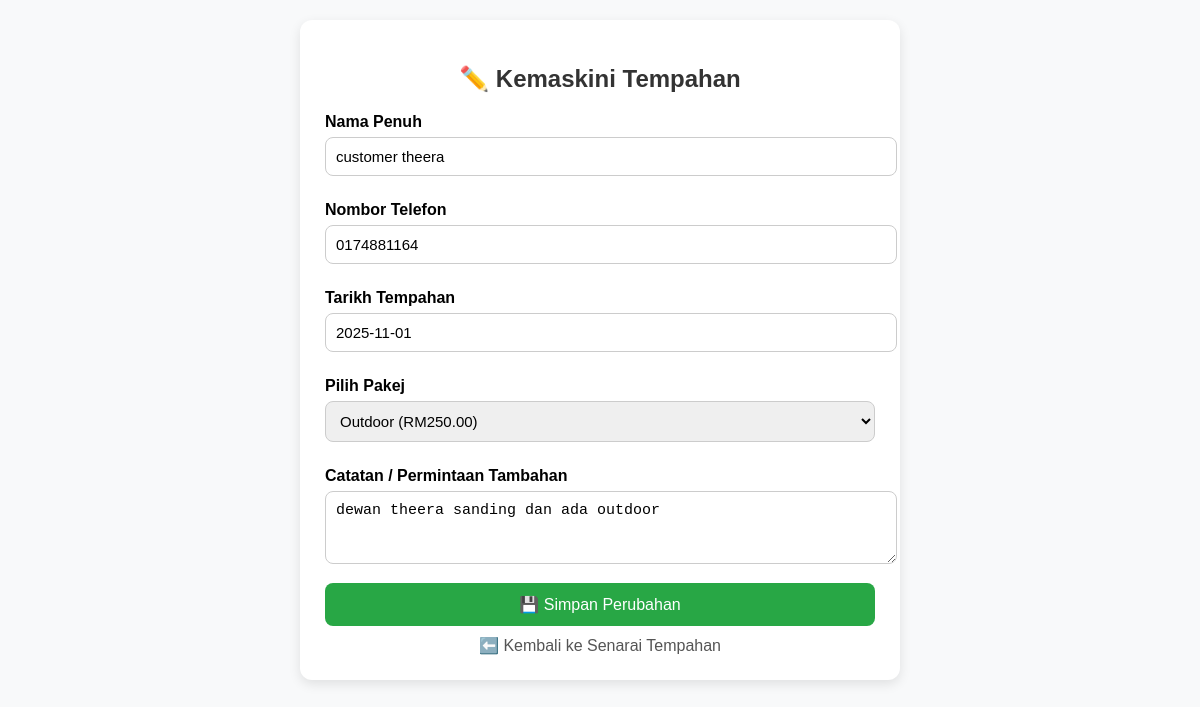
The page /edit/10 (signed in) on the database its author committed.
### tables this page shows
CREATE TABLE bookings (
            id INTEGER PRIMARY KEY AUTOINCREMENT,
            nama TEXT NOT NULL,
            phone TEXT NOT NULL,
            tarikh TEXT NOT NULL,
            pakej TEXT NOT NULL
        , note TEXT);

CREATE TABLE packages (
            id INTEGER PRIMARY KEY AUTOINCREMENT,
            nama TEXT NOT NULL,
            harga REAL NOT NULL
        );

### app.py (the view, shortened to what this page needs)
@app.route('/edit/<int:id>', methods=['GET', 'POST'])
def edit_booking(id):
    if not session.get('admin_logged_in'):
        return redirect(url_for('login'))
    conn = get_db_connection()
    booking = conn.execute("SELECT * FROM bookings WHERE id=?", (id,)).fetchone()
    pakej_list = get_packages()
    conn.close()
    return render_template('edit_booking.html', booking=booking, pakej_list=pakej_list)

### app.py (called while the page is built)
def get_db_connection():
    conn = sqlite3.connect(DB_NAME)
    conn.row_factory = sqlite3.Row
    return conn

def get_packages():
    conn = get_db_connection()
    data = conn.execute("SELECT * FROM packages ORDER BY nama ASC").fetchall()
    conn.close()
    return data

### templates/edit_booking.html (shortened to what this page needs)
<!DOCTYPE html>
<html lang="ms">
<head>
  <link rel="stylesheet" href="https://cdn.jsdelivr.net/npm/flatpickr/dist/flatpickr.min.css">
</head>
<body>
  <div class="container">
    <h2>✏️ Kemaskini Tempahan</h2>
    <form action="" method="POST">
      <label for="nama">Nama Penuh</label>
      <input type="text" name="nama" id="nama" value="{{ booking['nama'] }}" required>
      <label for="phone">Nombor Telefon</label>
      <input type="text" name="phone" id="phone" value="{{ booking['phone'] }}" required>
      <label for="tarikh">Tarikh Tempahan</label>
      <input type="text" id="tarikh" name="tarikh" value="{{ booking['tarikh'] }}" required>
      <label for="pakej">Pilih Pakej</label>
      <select name="pakej" id="pakej" required>
        {% for p in pakej_list %}
          <option value="{{ p['nama'] }}" {% if p['nama'] == booking['pakej'] %}selected{% endif %}>
            {{ p['nama'] }} (RM{{ "%.2f"|format(p['harga']) }})
          </option>
        {% endfor %}
      </select>
      <label for="note">Catatan / Permintaan Tambahan</label>
      <textarea name="note" id="note" rows="3">{{ booking['note'] }}</textarea>
      <button type="submit">💾 Simpan Perubahan</button>
    </form>
    <a href="{{ url_for('bookings') }}">⬅️ Kembali ke Senarai Tempahan</a>
  </div>
</body>
</html>

### templates/edit_booking.html (style rules this page uses)
body { font-family: "Poppins", sans-serif; background: #f8f9fa; margin: 0; padding: 20px; }
.container { max-width: 550px; background: white; margin: auto; padding: 25px; border-radius: 12px; box-shadow: 0 4px 12px rgba(0,0,0,0.1); }
h2 { text-align: center; color: #333; }
label { font-weight: 600; margin-top: 10px; display: block; }
input, select, textarea { width: 100%; padding: 10px; border-radius: 8px; border: 1px solid #ccc; margin-top: 6px; margin-bottom: 15px; font-size: 15px; }
button { width: 100%; padding: 12px; background: #28a745; color: white; border: none; border-radius: 8px; font-size: 16px; cursor: pointer; }
a { text-decoration: none; display: block; margin-top: 10px; text-align: center; color: #555; }

### rows shown on the page
bookings: nama "customer theera", phone "0174881164", tarikh "2025-11-01", pakej "Outdoor (RM250.00)", note "dewan theera sanding dan ada outdoor"
